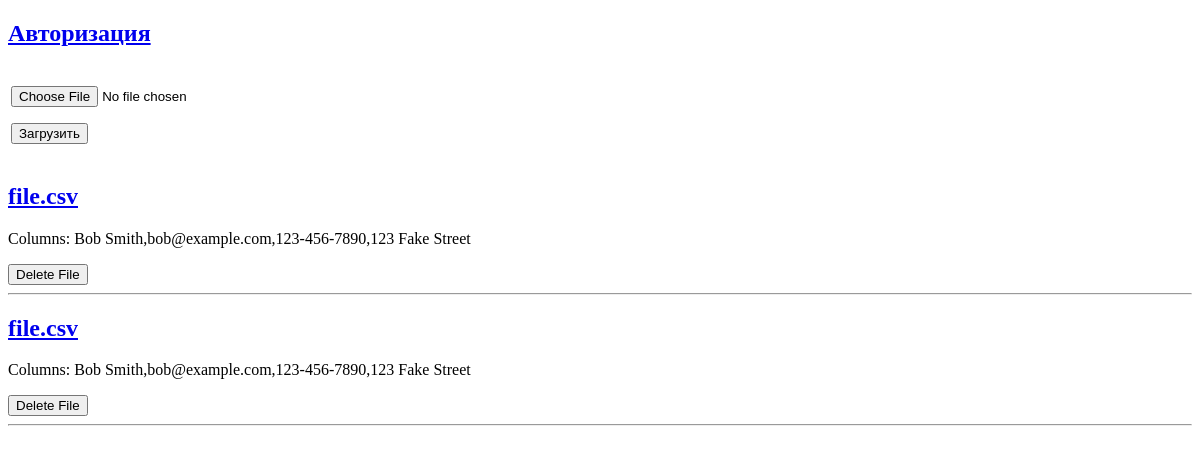
/, run on an earlier commit of the app's database.
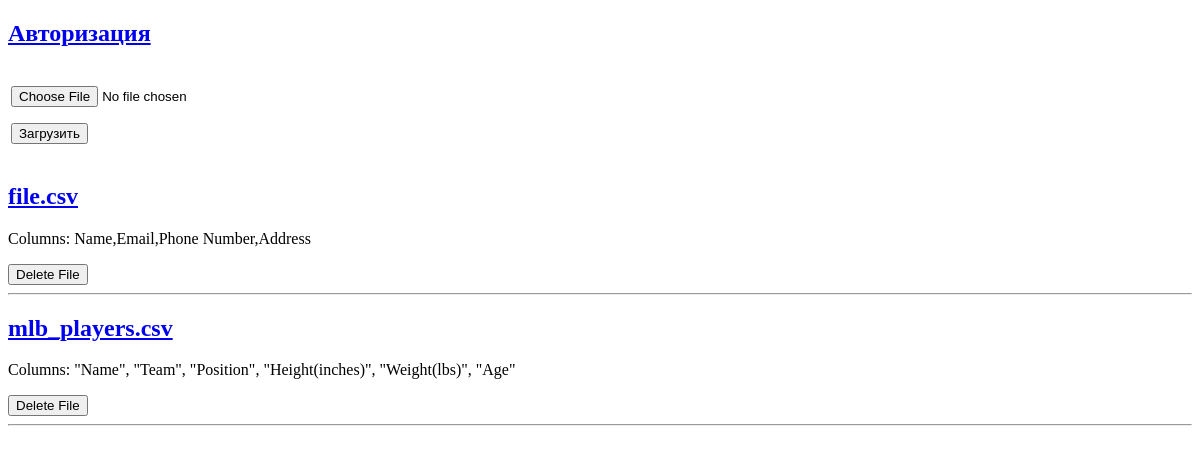
And on a later commit of the database.
### tables this page shows
CREATE TABLE files (
    id INTEGER PRIMARY KEY AUTOINCREMENT,
    name TEXT NOT NULL,
    content TEXT NOT NULL
);

### task.py (the view)
@app.route('/')
def index():
    conn = get_db_connection()
    files = conn.execute('SELECT * FROM files').fetchall()
    conn.close()
    return render_template('index.html', files=files)

### task.py (called while the page is built)
def get_db_connection():
    conn = sqlite3.connect(app.config['DATABASE'])
    conn.row_factory = sqlite3.Row
    return conn

### templates/index.html
{% extends 'base.html' %}
{% block content %}
    <a href="{{ url_for('login') }}">
        <h2>Авторизация</h2>
    </a>
    <table border="0">
        <tr><td valign="top">
            <form action="{{url_for('upload')}}" method="POST" enctype="multipart/form-data">
                <P><input type="file" name="file">
                <P><input type="submit" value="Загрузить">
            </form>
        </td></tr>
    </table>
    {% if files %}
        {% for file in files %}
            <a href="{{ url_for('file', file_id=file['id']) }}">
                <h2>{{ file['name'] }}</h2>
            </a>
            <p>Columns: {{ file['content'].decode('utf8').split('\n')[0] }}</p>
            <form action="{{ url_for('delete', id=file['id']) }}" method="POST">
                <input type="submit" value="Delete File"
                        onclick="return confirm('Are you sure you want to delete this file?')">
            </form>
            <hr>
        {% endfor %}
    {% else %}
        Нет файлов
    {% endif %}
{% endblock %}

### templates/base.html (shortened to what this page needs)
<!doctype html>
  <head>
  </head>
  <body>
    <div class="container">
        {% block content %} {% endblock %}
    </div>
  </body>
</html>

What changed in the data, as far as the page shows it:
removed files: name "file.csv", content.decode "Bob Smith,bob@example.com,123-456-7890,123 Fake Street"
removed files: name "file.csv", content.decode "Bob Smith,bob@example.com,123-456-7890,123 Fake Street"
added files: name "file.csv", content.decode "Name,Email,Phone Number,Address"
added files: name "mlb_players.csv", content.decode "\"Name\", \"Team\", \"Position\", \"Height(inches)\", \"Weight(lbs)\", \"Age\""
